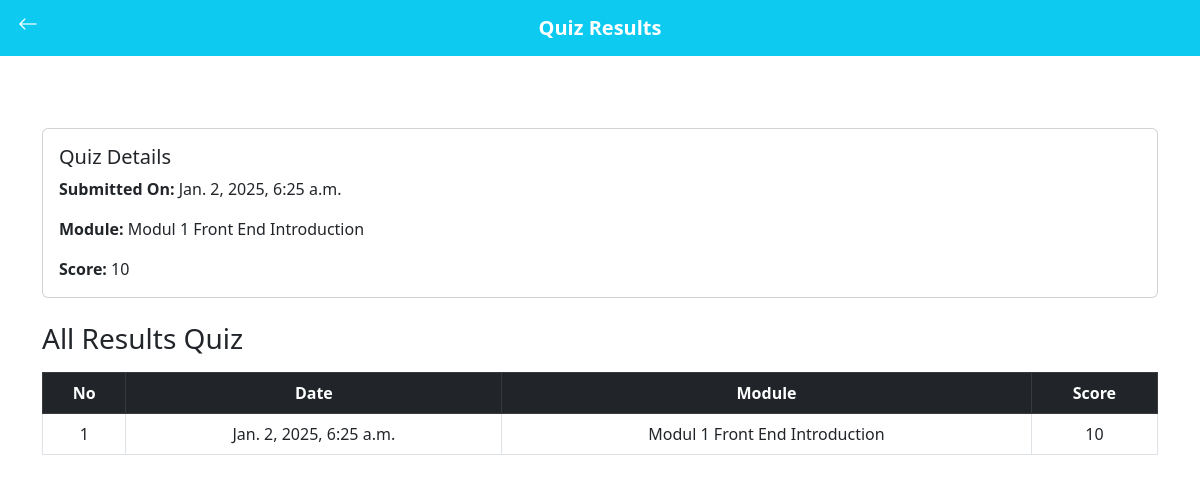
/gyu_app/hasilquiz (signed in), run on the app's committed database.
### gyu_app/models.py (models this page shows, shortened)
class QuizResult(models.Model):
    user = models.ForeignKey(User, on_delete=models.CASCADE)
    quiz_name = models.CharField(max_length=255)
    score = models.IntegerField()
    submit_date = models.DateTimeField(auto_now_add=True)

### gyu_app/views.py (the view)
# urls.py: path('hasilquiz', views.hasilquiz, name='hasilquiz'),
@login_required
def hasilquiz(request):
    latest_result = QuizResult.objects.filter(user=request.user).order_by('-submit_date').first()
    all_results = QuizResult.objects.filter(user=request.user).order_by('-submit_date')
    return render(request, 'gyu_app/hasilquiz.html', {
        'latest_result': latest_result,
        'results': all_results
    })

### templates/gyu_app/hasilquiz.html (shortened to what this page needs)
<!DOCTYPE html>
{% load static %}
<html lang="en">
<head>
  <link href="https://cdn.jsdelivr.net/npm/bootstrap@5.3.0-alpha3/dist/css/bootstrap.min.css" rel="stylesheet">
  <link href="https://cdnjs.cloudflare.com/ajax/libs/bootstrap/5.3.0/css/bootstrap.min.css" rel="stylesheet">
  <link href="https://cdnjs.cloudflare.com/ajax/libs/bootstrap-icons/1.10.0/font/bootstrap-icons.min.css" rel="stylesheet">
  <link rel="stylesheet" href="{% static 'css/hasilquiz.css' %}">
</head>
<body>
    <nav class="navbar navbar-expand-lg bg-info py-3  mb-4">
        <div class="container d-flex align-items-center">
            <a href="{% url 'gyu_app:dashboard' %}">
            <button class="custom-button me-2">
              <i class="bi bi-arrow-left custom-icon"></i>
            </button>
          </a>
          <div class="center-container flex-grow-1 d-flex justify-content-center align-items-center">
            <h5 class="text-white fw-bold mb-0">Quiz Results</h5>
          </div>
        </div>
      </nav>
  <div class="container py-5">
    <div class="card mb-4">
      <div class="card-body">
        <h5 class="card-title">Quiz Details</h5>
        {% if latest_result %}
          <p class="card-text"><strong>Submitted On:</strong> <span id="submit-date">{{ latest_result.submit_date }}</span></p>
          <p class="card-text"><strong>Module:</strong> <span id="quiz-module">{{ latest_result.quiz_name }}</span></p>
          <p class="card-text"><strong>Score:</strong> <span id="quiz-score">{{ latest_result.score }}</span></p>
        {% else %}
          <p class="text-muted">No quiz results available.</p>
        {% endif %}
      </div>
    </div>
    <h3 class="mb-3">All Results Quiz</h3>
    <div class="table-responsive">
      <table class="table table-bordered text-center">
        <thead class="table-dark">
          <tr>
            <th scope="col">No</th>
            <th scope="col">Date</th>
            <th scope="col">Module</th>
            <th scope="col">Score</th>
          </tr>
        </thead>
        <tbody>
          {% for result in results %}
          <tr>
              <td>{{ forloop.counter }}</td>
              <td>{{ result.submit_date }}</td>
              <td>{{ result.quiz_name }}</td>
              <td>{{ result.score }}</td>
          </tr>
          {% empty %}
          <tr>
              <td colspan="4" class="text-center">No quiz results available</td>
          </tr>
          {% endfor %}
      </tbody>
      </table>
    </div>
</body>
</html>

### static/css/hasilquiz.css (style rules this page uses)
.custom-button { background: none; background-color: transparent; border: none; color: white; font-size: 20px; margin-top: -20px; position: absolute; left: 12px; cursor: pointer; }
.text-white { color: white; }

### data on the page
QuizResult: submit_date "Jan. 2, 2025, 6:25 a.m.", quiz_name "Modul 1 Front End Introduction", score "10"
